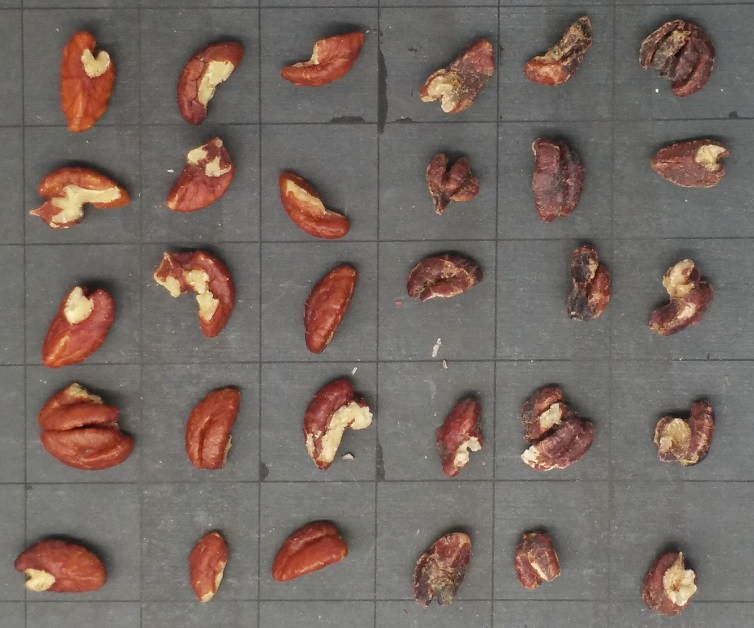
%> input picture 图像处理库/black_half.jpg, 2262 x 1883 px (shown at 1/3 size)
$ octave gaosi_process.m   (GNU Octave 9; MATLAB toolbox functions it lacks are replaced by stand-ins)
%> lines starting %> are read from the running program, lines starting %| are printed output that depends on the picture
img1 = imread('E:\省新苗\项目代码\图像处理\first_ML\图像处理库\black_half.jpg');
%> img1 is the input picture: size 1883x2262x3 uint8; mean R, G, B 117.1, 105, 98.9
[m,n,h]=size(img1);
%> m = 1883; n = 2262; h = 3
f1=ones(1500,360,3);f2=ones(1832,360,3);f3=ones(1500,700,3);f4=ones(1832,700,3);
for i=1:1500
    for j=1:360
        for k=1:3
       f1(i,j,k)=img1(i,j,k);
        end
    end
end
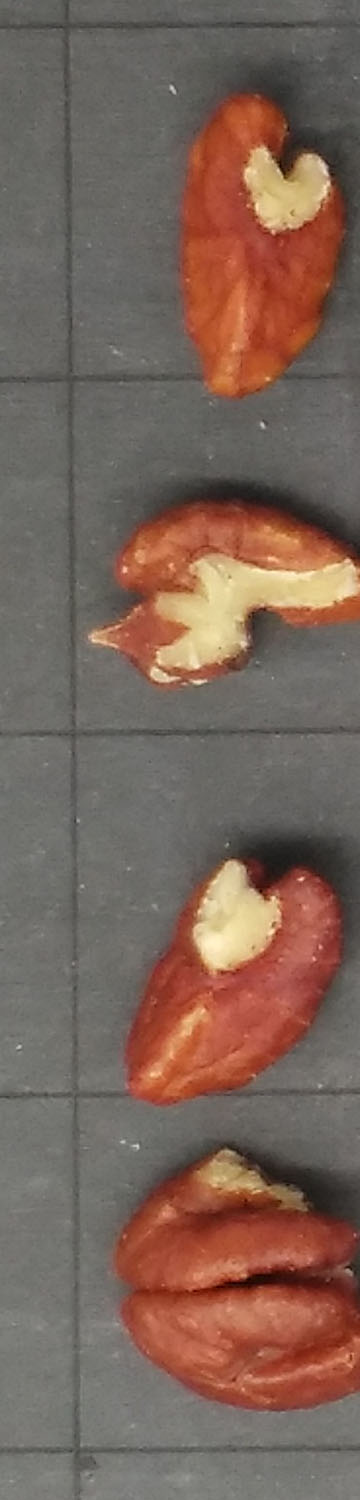
%> f1: size 1500x360x3 double; mean R, G, B 122.7, 100.2, 89.3

for i=1:1832
    for j=401:760
        for k=1:3
       f2(i,j-400,k)=img1(i,j,k);
        end
    end
end
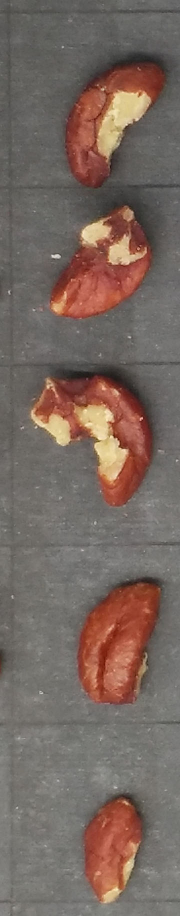
%> f2: size 1832x360x3 double (shown at 1/2 size); mean R, G, B 119.2, 103.4, 95.7

%> (the run ends here)
